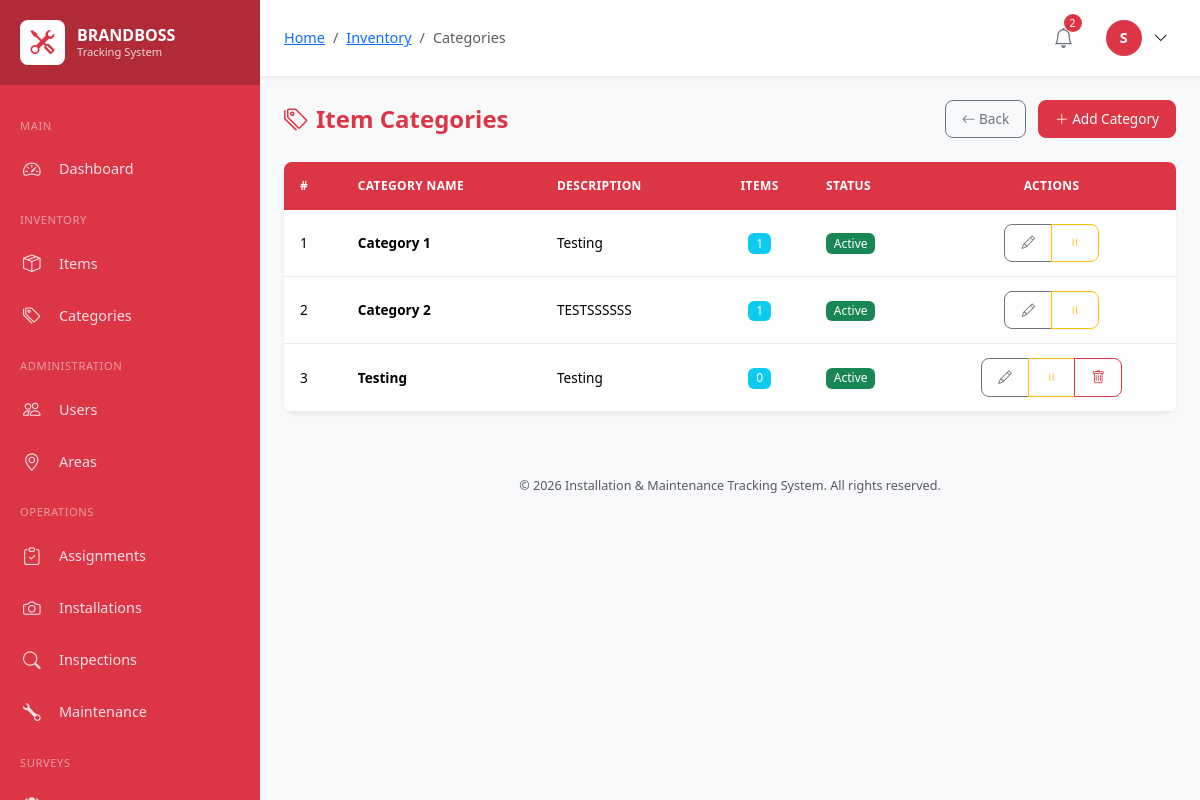
Page /modules/inventory/categories.php (signed in) on the committed database.
### tables this page shows
CREATE TABLE `users` (
  `id` int(10) UNSIGNED NOT NULL,
  `employee_id` varchar(50) NOT NULL,
  `username` varchar(100) NOT NULL,
  `password` varchar(255) NOT NULL,
  `email` varchar(150) NOT NULL,
  `full_name` varchar(200) NOT NULL,
  `phone` varchar(20) DEFAULT NULL,
  `role` enum('super_admin','user_1','user_2','user_3','user_4') NOT NULL,
  `profile_image` varchar(255) DEFAULT NULL,
  `status` enum('active','inactive','suspended') DEFAULT 'active',
  `last_login` datetime DEFAULT NULL,
  `created_by` int(10) UNSIGNED DEFAULT NULL,
  `created_at` timestamp NOT NULL DEFAULT current_timestamp(),
  `updated_at` timestamp NOT NULL DEFAULT current_timestamp() ON UPDATE current_timestamp()
);

CREATE TABLE `item_categories` (
  `id` int(10) UNSIGNED NOT NULL,
  `category_name` varchar(150) NOT NULL,
  `description` text DEFAULT NULL,
  `status` enum('active','inactive') DEFAULT 'active',
  `created_at` timestamp NOT NULL DEFAULT current_timestamp(),
  `updated_at` timestamp NOT NULL DEFAULT current_timestamp() ON UPDATE current_timestamp()
);

### classes/Auth.php (called while the page is built, shortened)
<?php
require_once __DIR__ . '/Database.php';
class Auth {
    private $db;
    private static $instance = null;
    private function __construct() {
        $this->db = Database::getInstance();
    }
    public static function getInstance(): self {
        if (self::$instance === null) {
            self::$instance = new self();
        }
        return self::$instance;
    }
    public function isLoggedIn(): bool {
        return isset($_SESSION['logged_in']) && $_SESSION['logged_in'] === true;
    }
    public function user(): ?array {
        return $this->db->fetch("SELECT * FROM users WHERE id = ?", [$_SESSION['user_id']]);
    }
    public function userId(): ?int {
        return $_SESSION['user_id'] ?? null;
    }
    public function can(string $permission): bool {
        $role = $_SESSION['role'];
        $permissions = ROLE_PERMISSIONS[$role] ?? [];
        if (in_array('all', $permissions)) {
            return true;
        }
        return false;
    }
}

### classes/Database.php (called while the page is built, shortened)
<?php
class Database {
    private static $instance = null;
    private $connection;
    private function __construct() {
        try {
            $dsn = "mysql:host=" . DB_HOST . ";dbname=" . DB_NAME . ";charset=" . DB_CHARSET;
            $options = [
                PDO::ATTR_ERRMODE => PDO::ERRMODE_EXCEPTION,
                PDO::ATTR_DEFAULT_FETCH_MODE => PDO::FETCH_ASSOC,
                PDO::ATTR_EMULATE_PREPARES => false,
                PDO::MYSQL_ATTR_INIT_COMMAND => "SET NAMES " . DB_CHARSET,
                PDO::MYSQL_ATTR_USE_BUFFERED_QUERY => true,
                PDO::ATTR_PERSISTENT => false
            ];
            $this->connection = new PDO($dsn, DB_USER, DB_PASS, $options);
        } catch (PDOException $e) {
            error_log("Database Connection Error: " . $e->getMessage());
            throw new Exception("Database connection failed. Please try again later.");
        }
    }
    public static function getInstance(): self {
        if (self::$instance === null) {
            self::$instance = new self();
        }
        return self::$instance;
    }
    public function query(string $sql, array $params = []): PDOStatement {
        $stmt = $this->connection->prepare($sql);
        $stmt->execute($params);
        return $stmt;
    }
    public function fetch(string $sql, array $params = []): ?array {
        $stmt = $this->query($sql, $params);
        $result = $stmt->fetch();
        return $result ?: null;
    }
    public function fetchAll(string $sql, array $params = []): array {
        $stmt = $this->query($sql, $params);
        return $stmt->fetchAll();
    }
    public function fetchColumn(string $sql, array $params = [], int $column = 0) {
        $stmt = $this->query($sql, $params);
        return $stmt->fetchColumn($column);
    }
    public function count(string $table, string $where = '1=1', array $params = []): int {
        $sql = "SELECT COUNT(*) FROM {$table} WHERE {$where}";
        return (int) $this->fetchColumn($sql, $params);
    }
}

### modules/inventory/categories.php (the view, shortened to what this page needs)
<?php
require_once '../../classes/Database.php';
require_once '../../classes/Auth.php';
require_once '../../includes/helpers.php';
$breadcrumbs = [
    ['title' => 'Inventory', 'url' => 'index.php'],
    ['title' => 'Categories']
];
require_once '../../includes/header.php';
$categories = $db->fetchAll(
    "SELECT c.*,
            (SELECT COUNT(*) FROM inventory_items WHERE category_id = c.id) as item_count
     FROM item_categories c
     ORDER BY c.category_name"
);
?>
<div class="d-flex justify-content-between align-items-center mb-4">
    <h1 class="page-title mb-0">
        <i class="bi bi-tags me-2"></i>Item Categories
    </h1>
    <div>
        <a href="index.php" class="btn btn-outline-secondary me-2">
            <i class="bi bi-arrow-left"></i> Back
        </a>
        <button type="button" class="btn btn-primary" data-bs-toggle="modal" data-bs-target="#categoryModal">
            <i class="bi bi-plus-lg"></i> <span class="d-none d-md-inline">Add Category</span>
        </button>
    </div>
</div>
<div class="card">
    <div class="card-body p-0">
        <div class="table-responsive">
            <table class="table table-hover mb-0" id="categoriesTable">
                <thead>
                    <tr>
                        <th>#</th>
                        <th>Category Name</th>
                        <th>Description</th>
                        <th class="text-center">Items</th>
                        <th>Status</th>
                        <th class="text-center">Actions</th>
                    </tr>
                </thead>
                <tbody>
                    <?php if (empty($categories)): ?>
                    <tr>
                        <td colspan="6" class="text-center py-4">
                            <div class="text-muted">
                                <i class="bi bi-tags display-6 d-block mb-2"></i>
                                No categories yet
                            </div>
                        </td>
                    </tr>
                    <?php else: ?>
                    <?php foreach ($categories as $i => $cat): ?>
                    <tr id="row-<?php echo $cat['id']; ?>">
                        <td><?php echo $i + 1; ?></td>
                        <td><strong><?php echo clean($cat['category_name']); ?></strong></td>
                        <td><?php echo clean($cat['description']) ?: '<span class="text-muted">-</span>'; ?></td>
                        <td class="text-center">
                            <span class="badge bg-info"><?php echo $cat['item_count']; ?></span>
                        </td>
                        <td>
                            <span class="status-badge"><?php echo statusBadge($cat['status']); ?></span>
                        </td>
                        <td class="text-center">
                            <div class="btn-group btn-group-sm">
                                <button type="button" class="btn btn-outline-secondary btn-edit"
                                        data-id="<?php echo $cat['id']; ?>"
                                        data-name="<?php echo clean($cat['category_name']); ?>"
                                        data-description="<?php echo clean($cat['description']); ?>">
                                    <i class="bi bi-pencil"></i>
                                </button>
                                <button type="button" class="btn btn-outline-<?php echo $cat['status'] === 'active' ? 'warning' : 'success'; ?> btn-toggle"
                                        data-id="<?php echo $cat['id']; ?>"
                                        title="<?php echo $cat['status'] === 'active' ? 'Deactivate' : 'Activate'; ?>">
                                    <i class="bi bi-<?php echo $cat['status'] === 'active' ? 'pause' : 'play'; ?>"></i>
                                </button>
                                <?php if ($cat['item_count'] == 0): ?>
                                <button type="button" class="btn btn-outline-danger btn-delete"
                                        data-id="<?php echo $cat['id']; ?>"
                                        data-name="<?php echo clean($cat['category_name']); ?>">
                                    <i class="bi bi-trash"></i>
                                </button>
                                <?php endif; ?>
                            </div>
                        </td>
                    </tr>
                    <?php endforeach; ?>
                    <?php endif; ?>
                </tbody>
            </table>
        </div>
    </div>
</div>
<?php
require_once '../../includes/footer.php';
?>

### includes/header.php (shortened to what this page needs)
<?php
require_once __DIR__ . '/../classes/Database.php';
require_once __DIR__ . '/../classes/Auth.php';
require_once __DIR__ . '/helpers.php';
$auth = Auth::getInstance();
$auth->requireAuth();
$currentUser = $auth->user();
$notificationCount = getUnreadNotificationCount($auth->userId());
$currentPage = basename($_SERVER['PHP_SELF'], '.php');
?>
<!DOCTYPE html>
<html lang="en">
<head>
    <link href="https://cdn.jsdelivr.net/npm/bootstrap@5.3.2/dist/css/bootstrap.min.css" rel="stylesheet">
    <link href="https://cdn.jsdelivr.net/npm/bootstrap-icons@1.11.1/font/bootstrap-icons.css" rel="stylesheet">
    <link href="https://cdn.datatables.net/1.13.6/css/dataTables.bootstrap5.min.css" rel="stylesheet">
    <link href="<?php echo APP_URL; ?>/assets/css/style.css" rel="stylesheet">
    <link href="https://unpkg.com/leaflet@1.9.4/dist/leaflet.css" rel="stylesheet">
</head>
<body>
    <aside class="sidebar">
        <div class="sidebar-header">
            <div class="sidebar-logo">
                <i class="bi bi-tools"></i>
            </div>
            <div class="sidebar-brand">
                BRANDBOSS
                <small>Tracking System</small>
            </div>
        </div>
        <nav class="sidebar-nav">
            <div class="nav-section">Main</div>
            <a href="<?php echo APP_URL; ?>/index.php" class="nav-link <?php echo $currentPage === 'index' ? 'active' : ''; ?>">
                <i class="bi bi-speedometer2"></i>
                Dashboard
            </a>
            <?php if ($auth->can('inventory')): ?>
            <div class="nav-section">Inventory</div>
            <a href="<?php echo APP_URL; ?>/modules/inventory/index.php" class="nav-link <?php echo strpos($currentPage, 'inventory') !== false ? 'active' : ''; ?>">
                <i class="bi bi-box-seam"></i>
                Items
            </a>
            <a href="<?php echo APP_URL; ?>/modules/inventory/categories.php" class="nav-link">
                <i class="bi bi-tags"></i>
                Categories
            </a>
            <?php endif; ?>
            <?php if ($auth->can('users')): ?>
            <div class="nav-section">Administration</div>
            <a href="<?php echo APP_URL; ?>/modules/users/index.php" class="nav-link <?php echo strpos($currentPage, 'users') !== false ? 'active' : ''; ?>">
                <i class="bi bi-people"></i>
                Users
            </a>
            <a href="<?php echo APP_URL; ?>/modules/areas/index.php" class="nav-link">
                <i class="bi bi-geo-alt"></i>
                Areas
            </a>
            <?php endif; ?>
            <?php if ($auth->can('assignments') || $auth->can('assignments.view')): ?>
            <div class="nav-section">Operations</div>
            <a href="<?php echo APP_URL; ?>/modules/assignments/index.php" class="nav-link <?php echo strpos($currentPage, 'assignment') !== false ? 'active' : ''; ?>">
                <i class="bi bi-clipboard-check"></i>
                Assignments
            </a>
            <?php endif; ?>
            <?php if ($auth->can('installations') || $auth->can('installations.view')): ?>
            <a href="<?php echo APP_URL; ?>/modules/installations/index.php" class="nav-link <?php echo strpos($currentPage, 'installation') !== false ? 'active' : ''; ?>">
                <i class="bi bi-camera"></i>
                Installations
            </a>
            <?php endif; ?>
            <?php if ($auth->can('inspections') || $auth->can('inspections.view')): ?>
            <a href="<?php echo APP_URL; ?>/modules/inspections/index.php" class="nav-link <?php echo strpos($currentPage, 'inspection') !== false ? 'active' : ''; ?>">
                <i class="bi bi-search"></i>
                Inspections
            </a>
            <?php endif; ?>
            <?php if ($auth->can('maintenance') || $auth->can('maintenance.view')): ?>
            <a href="<?php echo APP_URL; ?>/modules/maintenance/index.php" class="nav-link <?php echo strpos($currentPage, 'maintenance') !== false ? 'active' : ''; ?>">
                <i class="bi bi-wrench"></i>
                Maintenance
            </a>
            <?php endif; ?>
            <?php if ($auth->can('surveys') || $auth->can('surveys.answer')): ?>
            <div class="nav-section">Surveys</div>
            <?php if ($auth->can('surveys')): ?>
            <a href="<?php echo APP_URL; ?>/modules/surveys/index.php" class="nav-link <?php echo strpos($_SERVER['PHP_SELF'], 'surveys/index') !== false || strpos($_SERVER['PHP_SELF'], 'surveys/create') !== false || strpos($_SERVER['PHP_SELF'], 'surveys/edit') !== false || strpos($_SERVER['PHP_SELF'], 'surveys/results') !== false ? 'active' : ''; ?>">
                <i class="bi bi-clipboard2-data"></i>
            </a>
            <?php endif; ?>
            <?php if ($auth->can('surveys.answer')): ?>
                <?php
                $db = Database::getInstance();
                ?>
            <?php endif; ?>
            <?php endif; ?>
        </nav>
    </aside>
    <main class="main-content">
        <header class="top-navbar">
            <div class="navbar-left">
                <nav aria-label="breadcrumb" class="d-none d-md-block">
                    <ol class="breadcrumb mb-0">
                        <li class="breadcrumb-item"><a href="<?php echo APP_URL; ?>">Home</a></li>
                        <?php if (isset($breadcrumbs)): ?>
                            <?php foreach ($breadcrumbs as $crumb): ?>
                                <?php if (isset($crumb['url'])): ?>
                                    <li class="breadcrumb-item"><a href="<?php echo $crumb['url']; ?>"><?php echo $crumb['title']; ?></a></li>
                                <?php else: ?>
                                    <li class="breadcrumb-item active"><?php echo $crumb['title']; ?></li>
                                <?php endif; ?>
                            <?php endforeach; ?>
                        <?php endif; ?>
                    </ol>
                </nav>
            </div>
            <div class="navbar-right">
                <div class="dropdown">
                    <button class="notification-btn" data-bs-toggle="dropdown">
                        <i class="bi bi-bell"></i>
                        <span class="notification-badge" style="<?php echo $notificationCount > 0 ? '' : 'display:none'; ?>">
                            <?php echo $notificationCount; ?>
                        </span>
                    </button>
                </div>
                <div class="dropdown user-dropdown">
                    <button class="user-btn" data-bs-toggle="dropdown">
                        <div class="user-avatar">
                            <?php echo strtoupper(substr($currentUser['full_name'], 0, 1)); ?>
                        </div>
                        <i class="bi bi-chevron-down ms-1"></i>
                    </button>
                </div>
            </div>
        </header>
        <div class="content-area">

### includes/helpers.php (shortened to what this page needs)
<?php
function clean($data) {
    return htmlspecialchars(trim($data), ENT_QUOTES, 'UTF-8');
}
function statusBadge(string $status): string {
    $color = STATUS_COLORS[$status] ?? 'secondary';
    $label = ucwords(str_replace('_', ' ', $status));
    return "<span class=\"badge bg-{$color}\">{$label}</span>";
}
function getUnreadNotificationCount(int $userId): int {
    $db = Database::getInstance();
    return $db->count('notifications', 'user_id = ? AND is_read = 0', [$userId]);
}

### rows in the picture
users: full_name "S"
item_categories: category_name "Category 1", description "Testing", item_count "1", status "Active"
item_categories: category_name "Category 2", description "TESTSSSSSS", item_count "1", status "Active"
item_categories: category_name "Testing", description "Testing", item_count "0", status "Active"

### other values in the picture
$crumb['title'] "Inventory"
$crumb['title'] "Categories"
$notificationCount "2"
APP_NAME "Installation & Maintenance Tracking System"
